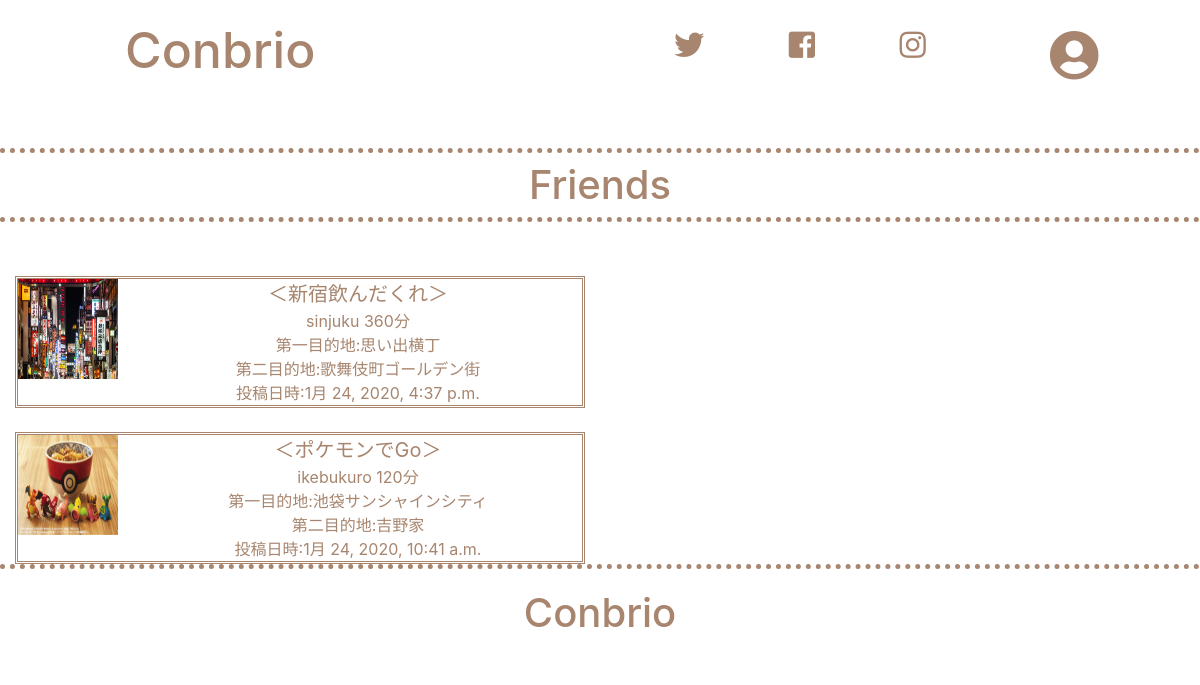
The page /plan_list/Friends/ (signed in) on the database its author committed.
### app/models.py (models this page shows, shortened)
class Category(models.Model):
    title=models.CharField(max_length=100,unique=True)

class Plan(models.Model):
    plan_title=models.CharField(max_length=200)
    slug=models.SlugField()
    first_place = models.CharField(max_length=200)
    second_place = models.CharField(max_length=200)
    totaltime=models.IntegerField(default=10)
    created_at=models.DateTimeField(auto_now=True)
    image=models.ImageField(upload_to='photos/')
    city_name=models.ForeignKey("City",on_delete=models.PROTECT)
    plan_categories=models.ForeignKey('Category',on_delete=models.PROTECT)
    plan_user=models.ForeignKey("users.User",on_delete=models.CASCADE)

class City(models.Model):
    name=models.CharField(max_length=30)
    slug=models.SlugField()
    def __str__(self):
        return self.slug

### app/views.py (the view)
# urls.py: path('plan_list/<str:plan_categories>/',views.plan_list,name='plan_list'),
def plan_list(request,plan_categories):
    plan_categories=Category.objects.get(title=plan_categories)
    planning=Plan.objects.filter(plan_categories=plan_categories).order_by('-created_at')
    return render(request,'app/plan_list.html',{'planning':planning,'plan_categories':plan_categories})

### app/templates/app/plan_list.html (shortened to what this page needs)
{% extends "app/base.html" %}
{% block content %}
<div>
{%if plan_categories%}
<h2>{{plan_categories.title}}</h2>
{%endif%}
</div>
{%for plan in planning%}
<div class="row">
            <div class="col-md-6 col-md-5 col-sm-5">
                <div class="media" style="border-style:double; color: rgb(167, 133, 110);">
                    <img class="d-flex mr-3" data-src="holder.js/64x64?theme=sky" alt="100x100" src="{{plan.image.url}}" data-holder-rendered="true" style="width: 100px; height: 100px;">
                    <div class="media-body" style="display: inline-block;">
                        <div class=" container-fluid" style="font-size: 20px;">＜{{plan.plan_title}}＞</div>
                        <p>{{plan.city_name}}</p>
                        <p>{{plan.totaltime}}分</p>
                        <br>
                        <p>第一目的地:{{plan.first_place}}</p>
                        <br>
                        <p>第二目的地:{{plan.second_place}}</p>
                        <br>
                        <p>投稿日時:{{plan.created_at}}</p>
                    </div>
                    </div>
                </div>
            </div>
                        {%endfor%}
{%endblock%}

### app/static/css/style.css (style rules this page uses)
h2 { text-align: center; margin:40px 0px 30px 0px; color: rgb(167, 133, 110); padding: 0.2em 0; border-top: dotted 5px rgb(167, 133, 110); border-bottom: dotted 5px rgb(167, 133, 110); font-size: 40px; }
.row { text-align: center; margin: auto; padding: 0; }
p { color:rgb(167, 133, 110); padding:0px; margin:0px; display: inline-block; }

### rows shown on the page
Category: title "Friends"
Plan: image (picture), plan_title "新宿飲んだくれ", city_name "sinjuku", totaltime "360", first_place "思い出横丁", second_place "歌舞伎町ゴールデン街", created_at "1月 24, 2020, 4:37 p.m."
Plan: image (picture), plan_title "ポケモンでGo", city_name "ikebukuro", totaltime "120", first_place "池袋サンシャインシティ", second_place "吉野家", created_at "1月 24, 2020, 10:41 a.m."
